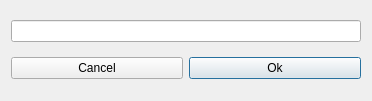
<?xml version="1.0" encoding="UTF-8"?>
<ui version="4.0">
 <class>namedialog</class>
 <widget class="QDialog" name="namedialog">
  <property name="geometry">
   <rect>
    <x>0</x>
    <y>0</y>
    <width>372</width>
    <height>101</height>
   </rect>
  </property>
  <property name="windowTitle">
   <string>Dialog</string>
  </property>
  <layout class="QHBoxLayout" name="horizontalLayout">
   <item>
    <layout class="QVBoxLayout" name="verticalLayout">
     <item>
      <widget class="QLineEdit" name="inputName"/>
     </item>
     <item>
      <layout class="QHBoxLayout" name="horizontalLayout_2">
       <item>
        <widget class="QPushButton" name="cancelButton">
         <property name="text">
          <string>Cancel</string>
         </property>
        </widget>
       </item>
       <item>
        <widget class="QPushButton" name="okButton">
         <property name="text">
          <string>Ok</string>
         </property>
         <property name="autoDefault">
          <bool>false</bool>
         </property>
         <property name="default">
          <bool>true</bool>
         </property>
        </widget>
       </item>
      </layout>
     </item>
    </layout>
   </item>
  </layout>
 </widget>
 <resources/>
 <connections/>
</ui>
